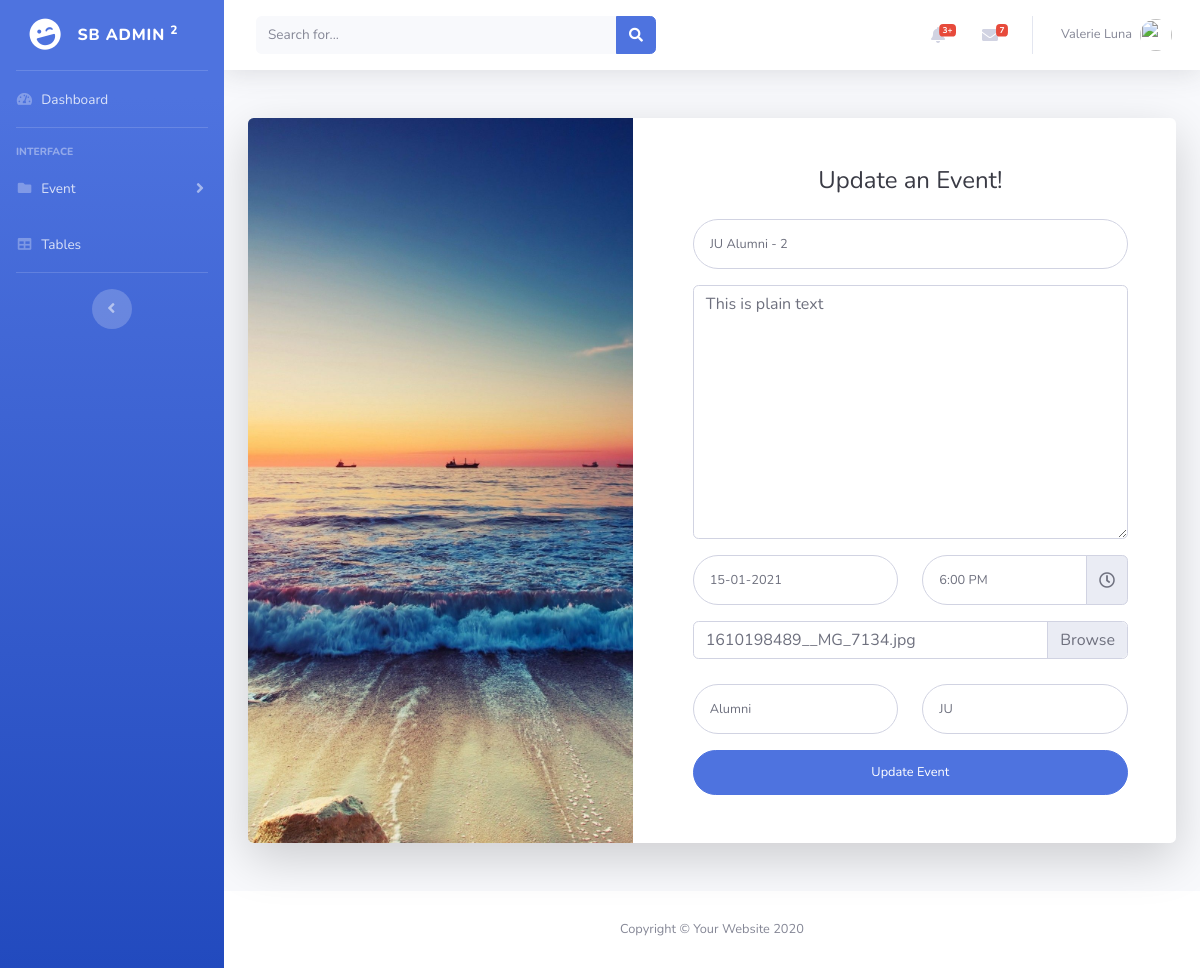
The page /admin/event_update.php?id=48 on the database its author committed.
### tables this page shows
CREATE TABLE `event` (
  `id` int(11) NOT NULL,
  `name` varchar(255) NOT NULL,
  `email` varchar(255) DEFAULT NULL,
  `details` varchar(1000) DEFAULT NULL,
  `image` varchar(255) DEFAULT NULL,
  `attachment` varchar(255) DEFAULT NULL,
  `venue` varchar(255) NOT NULL,
  `type` varchar(255) NOT NULL,
  `date` varchar(255) DEFAULT NULL,
  `time` varchar(255) NOT NULL,
  `created` datetime(6) DEFAULT NULL,
  `updated` datetime(6) DEFAULT NULL
);

### admin/classes/database.php (called while the page is built, shortened)
<?php
class database
{
    private $hostname = "localhost:3325";
    private $username = "root";
    private $password = "";
    private $dbname = "alumni";
    public function connection()
    {
        $this->link = mysqli_connect($this->hostname, $this->username, $this->password, $this->dbname);
    }
}

### admin/event_update.php (the view, shortened to what this page needs)
<?php
include('classes/database.php');
class update_event extends database
{
    protected $link;
    public function updateFunction()
    {
        $id = $_GET['id'];
        $sql = "Select * from event where id = '$id'";
        $res = mysqli_query($this->link, $sql);
        if (mysqli_num_rows($res) > 0) {
            return $res;
        } else {
            return false;
        }
    }
}
$obj = new update_event;
$objUpdate = $obj->updateFunction();
$row = mysqli_fetch_assoc($objUpdate);
?>
<!DOCTYPE html>
<html lang="en">
<head>
    <link href="vendor/fontawesome-free/css/all.min.css" rel="stylesheet" type="text/css">
    <link href="css/sb-admin-2.min.css" rel="stylesheet">
    <link href="vendor/datatables/dataTables.bootstrap4.min.css" rel="stylesheet">
    <link rel="stylesheet" href="css/bootstrap-datepicker.css">
    <link rel="stylesheet"
        href="https://cdnjs.cloudflare.com/ajax/libs/tempusdominus-bootstrap-4/5.0.0-alpha14/css/tempusdominus-bootstrap-4.min.css" />
</head>
<body id="page-top">
    <div id="wrapper">
        <ul class="navbar-nav bg-gradient-primary sidebar sidebar-dark accordion" id="accordionSidebar">
            <a class="sidebar-brand d-flex align-items-center justify-content-center" href="index.php">
                <div class="sidebar-brand-icon rotate-n-15">
                    <i class="fas fa-laugh-wink"></i>
                </div>
                <div class="sidebar-brand-text mx-3">SB Admin <sup>2</sup></div>
            </a>
            <hr class="sidebar-divider my-0">
            <li class="nav-item">
                <a class="nav-link" href="index.php">
                    <i class="fas fa-fw fa-tachometer-alt"></i>
                    <span>Dashboard</span></a>
            </li>
            <hr class="sidebar-divider">
            <div class="sidebar-heading">
                Interface
            </div>
            <li class="nav-item">
                <a class="nav-link collapsed" href="#" data-toggle="collapse" data-target="#collapsePages"
                    aria-expanded="true" aria-controls="collapsePages">
                    <i class="fas fa-fw fa-folder"></i>
                    <span>Event</span>
                </a>
            </li>
            <li class="nav-item ">
                <a class="nav-link" href="tables.php">
                    <i class="fas fa-fw fa-table"></i>
                    <span>Tables</span></a>
            </li>
            <hr class="sidebar-divider d-none d-md-block">
            <div class="text-center d-none d-md-inline">
                <button class="rounded-circle border-0" id="sidebarToggle"></button>
            </div>
        </ul>
        <div id="content-wrapper" class="d-flex flex-column">
            <div id="content">
                <nav class="navbar navbar-expand navbar-light bg-white topbar mb-4 static-top shadow">
                    <form
                        class="d-none d-sm-inline-block form-inline mr-auto ml-md-3 my-2 my-md-0 mw-100 navbar-search">
                        <div class="input-group">
                            <input type="text" class="form-control bg-light border-0 small" placeholder="Search for..."
                                aria-label="Search" aria-describedby="basic-addon2">
                            <div class="input-group-append">
                                <button class="btn btn-primary" type="button">
                                    <i class="fas fa-search fa-sm"></i>
                                </button>
                            </div>
                        </div>
                    </form>
                    <ul class="navbar-nav ml-auto">
                        <li class="nav-item dropdown no-arrow mx-1">
                            <a class="nav-link dropdown-toggle" href="#" id="alertsDropdown" role="button"
                                data-toggle="dropdown" aria-haspopup="true" aria-expanded="false">
                                <i class="fas fa-bell fa-fw"></i>
                                <span class="badge badge-danger badge-counter">3+</span>
                            </a>
                        </li>
                        <li class="nav-item dropdown no-arrow mx-1">
                            <a class="nav-link dropdown-toggle" href="#" id="messagesDropdown" role="button"
                                data-toggle="dropdown" aria-haspopup="true" aria-expanded="false">
                                <i class="fas fa-envelope fa-fw"></i>
                                <span class="badge badge-danger badge-counter">7</span>
                            </a>
                        </li>
                        <li class="nav-item dropdown no-arrow">
                            <a class="nav-link dropdown-toggle" href="#" id="userDropdown" role="button"
                                data-toggle="dropdown" aria-haspopup="true" aria-expanded="false">
                                <span class="mr-2 d-none d-lg-inline text-gray-600 small">Valerie Luna</span>
                                <img class="img-profile rounded-circle"
                                    src="https://source.unsplash.com/QAB-WJcbgJk/60x60">
                            </a>
                        </li>
                    </ul>
                </nav>
                <div class="container">
                    <div class="card o-hidden border-0 shadow-lg my-5">
                        <div class="card-body p-0">
                            <div class="row">
                                <div class="col-lg-5 d-none d-lg-block bg-register-image"></div>
                                <div class="col-lg-7">
                                    <div class="p-5">
                                        <div class="text-center">
                                            <h1 class="h4 text-gray-900 mb-4">Update an Event!</h1>
                                        </div>
                                        <form class="user" method="post" enctype="multipart/form-data">
                                            <div class="form-group row">
                                                <div class="col-sm-12 mb-3 mb-sm-0">
                                                    <input type="text" id="name" name="name"
                                                        value="<?php echo $row['name']; ?>"
                                                        class="form-control form-control-user" id="exampleFirstName"
                                                        placeholder="Event Name">
                                                </div>
                                            </div>
                                            <div class="form-group">
                                                <textarea onClick="this.contentEditable='true';" autocomplete="off"
                                                    spellcheck="false" type="text" class="form-control " name="details"
                                                    rows="10" cols="30"
                                                    placeholder="Event Details"><?php echo $row['details']; ?></textarea>
                                            </div>
                                            <div class="form-group row">
                                                <div class="col-sm-6 mb-3 mb-sm-0">
                                                    <input autocomplete="off" name="date"
                                                        value="<?php echo $row['date']; ?>" data-provide="datepicker"
                                                        type="text" class="form-control form-control-user datepicker"
                                                        id="exampleInputPassword" placeholder="Date">
                                                </div>
                                                <div class="col-sm-6">
                                                    <div class="input-group date" id="datetimepicker3"
                                                        data-target-input="nearest">
                                                        <input name="time" value="<?php echo $row['time']; ?>"
                                                            autocomplete="off" type="text"
                                                            class="form-control form-control-user datetimepicker-input"
                                                            placeholder="Time" data-target="#datetimepicker3" />
                                                        <div class="input-group-append" data-target="#datetimepicker3"
                                                            data-toggle="datetimepicker">
                                                            <div class="input-group-text"><i class="far fa-clock"></i>
                                                            </div>
                                                        </div>
                                                    </div>
                                                </div>
                                            </div>
                                            <div class="form-group row">
                                                <div class="col-md-12">
                                                    <div class="custom-file">
                                                        <label class="custom-file-label"
                                                            for="customFile"><?php echo $row['image']; ?></label>
                                                    </div>
                                                </div>
                                            </div>
                                            <div class="form-group row">
                                                <div class="col-sm-6 mb-3 mb-sm-0">
                                                    <input type="text" value="<?php echo $row['type']; ?>" name="type"
                                                        class="form-control form-control-user" id="exampleFirstName"
                                                        placeholder="Event Type">
                                                </div>
                                                <div class="col-sm-6 mb-3 mb-sm-0">
                                                    <input type="text" name="venue" value="<?php echo $row['venue']; ?>"
                                                        class="form-control form-control-user" id="exampleFirstName"
                                                        placeholder="Event Venue">
                                                </div>
                                            </div>
                                            <button type="submit" name="submit"
                                                class="btn btn-primary btn-user btn-block">
                                                Update Event
                                            </button>
                                        </form>
                                    </div>
                                </div>
                            </div>
                        </div>
                    </div>
                </div>
            </div>
            <footer class="sticky-footer bg-white">
                <div class="container my-auto">
                    <div class="copyright text-center my-auto">
                        <span>Copyright &copy; Your Website 2020</span>
                    </div>
                </div>
            </footer>
        </div>
    </div>
</body>
</html>

### rows shown on the page
event: name "JU Alumni - 2", details "This is plain text", date "15-01-2021", time "6:00 PM", image "1610198489__MG_7134.jpg", type "Alumni", venue "JU"
